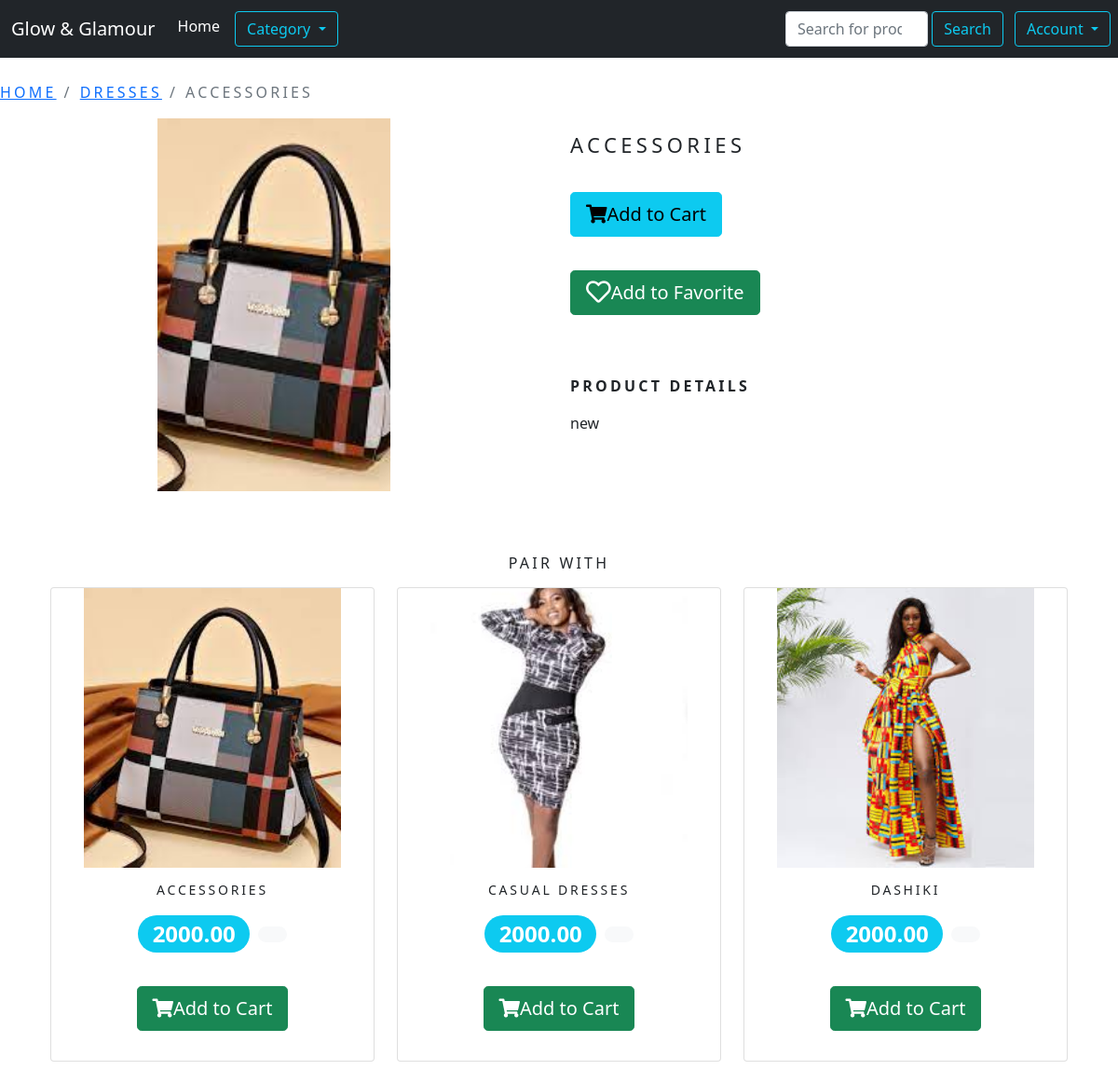
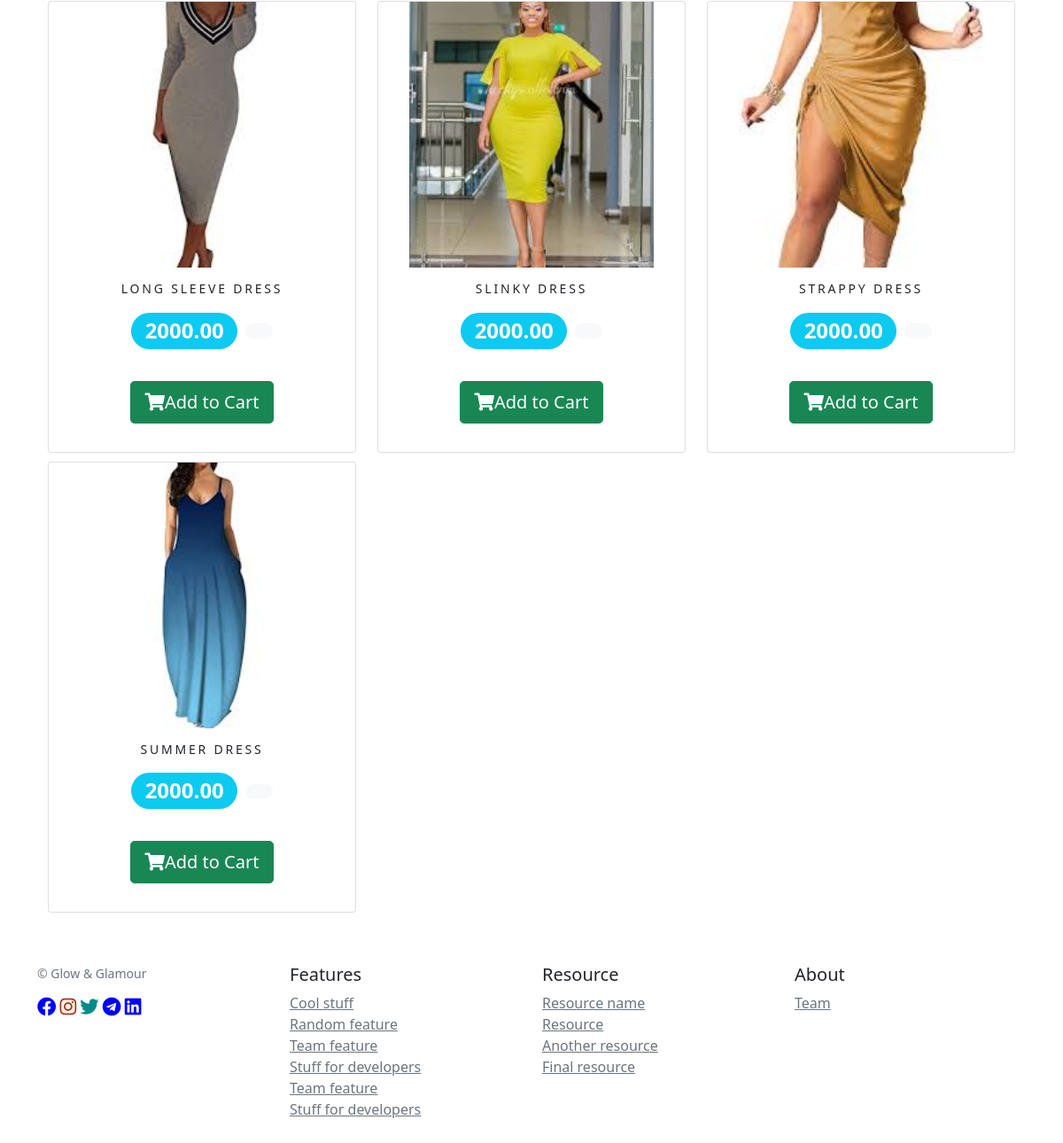
Screenshot of /shop/dresses/accessories/ with the database file from the repository (2 pictures, top to bottom).
### shop/models.py (models this page shows, shortened)
class Product(models.Model):
	pair_with = models.ManyToManyField("self",blank=True)
	name = models.CharField(max_length=250, unique=True,null=True)
	slug = models.SlugField(max_length=250, unique=True,null=True)
	description = models.TextField(blank=True,null=True)
	category = models.ForeignKey(Category, on_delete=models.CASCADE, null=True, blank=True)
	price = models.DecimalField(max_digits=10, decimal_places=2)
	discount=models.IntegerField(default="1")
	image = models.ImageField(upload_to='product', blank=True)
	stock = models.IntegerField(null=True)
	available = models.BooleanField(default=True,null=True)
	created = models.DateTimeField(auto_now=True,null=True)
	updated = models.DateTimeField(auto_now=True,null=True)
	favourite = models.ManyToManyField(User ,related_name='favourite',blank=True,null=True)
	class Meta:
		ordering = ('name',)
		verbose_name = 'product'
		verbose_name_plural = 'products'
	def get_url(self):
		return reverse('shop:ProdCatDetail', args=[self.category.slug, self.slug])

class Category(models.Model):
	name = models.CharField(max_length=250,unique=True,null=True)
	slug = models.SlugField(max_length=250,unique=True,null=True)
	image = models.ImageField(upload_to='product', blank=True)
	price = models.DecimalField(max_digits=10, decimal_places=2,null=True)
	description = models.TextField(blank=True)
	image = models.ImageField(upload_to='category',blank=True)
	class Meta:
		ordering = ('name',)
		verbose_name = 'category'
		verbose_name_plural = 'categories'
	def get_url(self):
		return reverse('shop:products_by_category', args=[self.slug])
	def __str__(self):
		return '{}'.format(self.name)

### shop/views.py (the view)
# urls.py: path('<slug:c_slug>/<slug:product_slug>/', views.ProdCatDetail, name='ProdCatDetail'), #view for product details
def ProdCatDetail(request, c_slug, product_slug):
    try:
        product = Product.objects.get(category__slug=c_slug, slug=product_slug)
        pair_with = product.pair_with.all()
        print(c_slug,product_slug)
        ctg= Category.objects.get(name=product.category)
        related_products = Product.objects.filter(category=ctg)
        context = {
            'ctg':ctg,
            'product':product,
            'related_products':related_products,
            "pair_with":pair_with,
        }
        print(product.pair_with, "is the product")
    except Exception as e:
        raise e
    return render(request, 'product.html', context)

### cart/context_processors.py (called while the page is built)
def counter(request): #Used to display no. of items in cart from navbar
	item_count = 0
	if 'admin' in request.path:
		return{}
	else:
		try:
			cart = Cart.objects.filter(cart_id=_cart_id(request))
			cart_items = CartItem.objects.all().filter(cart=cart[:1])
			for cart_item in cart_items:
				item_count += cart_item.quantity
		except Cart.DoesNotExist:
			item_count = 0
	return dict(item_count = item_count)

### cart/views.py (called while the page is built)
def _cart_id(request):
    cart = request.session.session_key
    if not cart:
        cart = request.session.create()
    return cart

### shop/context_processors.py (called while the page is built)
def menu_links(request):
	links = Category.objects.all()
	return dict(links=links)

### wish/context_processors.py (called while the page is built)
def counter(request):
	item_count = 0
	if 'admin' in request.path:
		return{}
	else:
		try:
			wish = Wish.objects.filter(wish_id=_wish_id(request))
			wish_items = WishItem.objects.all().filter(wish=wish[:1])
			for wish_item in wish_items:
				item_count += wish_item.quantity
		except Wish.DoesNotExist:
			item_count = 0
	return dict(item_count = item_count)

### wish/views.py (called while the page is built)
def _wish_id(request):
    wish = request.session.session_key
    if not wish:
        wish = request.session.create()
    return wish

### shop/templates/product.html (shortened to what this page needs)
{% extends "base.html" %}
{% load static %}
{% block content %}
	<div class="row my_prod_row_class">
		<nav aria-label="breadcrumb">
			<ol class="breadcrumb">
			  <li class="breadcrumb-item my_title" aria-current="page"><a href="{% url 'shop:allProdCat' %}">Home</a></li>
			  <li class="breadcrumb-item my_title" aria-current="page"><a href="{{ product.category.get_url }}">{{product.category}} </a></li>
			  <li class="breadcrumb-item active my_title" aria-current="page" >{{product.name}}</a></li>
			</ol>
		  </nav>
		<div class="container">
			<div class="row">
				<div class="col-12 col-sm-12 col-md-12 col-lg-6 text-center">
					<div style="min-width: 18rem">
						<img class="img" src="{{product.image.url}}" height="400px" width="250" alt="{{ product.name }}" class="d-block w-100" >
					</div>
				</div>
				<div class="col-12 col-sm-12 col-md-12 col-lg-6">
					<div>
						<h1 class="my_prod_title">{{product.name}}</h1>
						{% if product.stock <= 0 %}
						<p class="text-justify my_prod_text"><b>Out of Stock</b></p>
					    {% else %}
						<div class="row">
						<p><a class="btn btn-info btn-lg " href="{% url 'cart:add_cart' product.id %}"><i class="fas fa-shopping-cart"></i>Add to Cart</a></p>
						<form action="/" method="POST">
							<p><a class="btn btn-success btn-lg" type="submit" href="{% url 'wish:add_wish' product.id %}"><i class="far fa-heart fa-lg"></i>Add to Favorite</a></p>
						</form>
						</div>
					    {% endif %}
						<br>
						<br>
						<p class="my_title"><b>Product Details</b></p>
						<p class="text-justify my_prod_text">{{product.description}}</p>
					</div>
				</div>
			</div>
		</div>
	</div>
    <br>
	<br>
	<div>
		<h1 class="text-center my_title">Pair with</h1>
	</div>
    <div class="container">
		<div class="row mx-auto">
		{% for rel_product in related_products %}
		<div class="my_bottom_margin col-9 col-sm-12 col-md-4 col-md-12 col-lg-4">
			<div class="card text-center" style="min-width: 18rem;">
			<a href="{{ rel_product.get_url }}"><img class="img" src="{{rel_product.image.url}}" class="d-block w-100" alt="{{ rel_product.name }}" height="400px"></a>
			<div class="card-body">
			    <h4>{{rel_product.name}}</h4>
			    <p><h2><span class="badge rounded-pill bg-info">{{product.price}}</span> <span class="badge rounded-pill bg-light text-dark"><del>{{product.cut_through_price}}</del></span></h2></p>
			    {% if product.stock <= 0 %}
				<p class="text-justify my_prod_text"><b>Out of Stock</b></p>
			    {% else %}
				    <p><a class="btn btn-success btn-lg" href="{% url 'cart:add_cart' rel_product.id %}"><i class="fas fa-shopping-cart"></i>Add to Cart</a></p>
			    {% endif %}
			</div>
			</div>
		</div>
		{% endfor %}
		</div>
	</div>
{% include 'footer.html' %}
{% endblock %}

### accounts/templates/base.html (shortened to what this page needs)
<!doctype html>
<html lang="en">
  <head>
    {% load static %}
    <link rel="stylesheet" href="{% static 'css/custom.css' %}">
    <link href="https://cdn.jsdelivr.net/npm/bootstrap@5.0.0-beta2/dist/css/bootstrap.min.css" rel="stylesheet">
    <link rel="stylesheet" href="https://cdnjs.cloudflare.com/ajax/libs/font-awesome/5.15.2/css/all.css" />
  </head>
  <body>
    {% include 'navbar.html' %}
    {% block content %}
    {% endblock %}
  </body>
</html>

### accounts/templates/navbar.html (shortened to what this page needs)
{% load static %}
    <header>
      <nav class="navbar navbar-expand-md navbar-dark fixed-top bg-dark">
        <div class="container-fluid">
          <a class="navbar-brand" href="/">Glow & Glamour</a>
          <div class="collapse navbar-collapse" id="navbarCollapse">
            <ul class="navbar-nav me-auto mb-2 mb-md-0">
              <li class="nav-item">
                <a class="nav-link active" aria-current="page" href="{% url 'shop:allProdCat' %}">Home</a>
              </li>
              <li class="nav-item">
                <button type="button" class="btn btn-outline-info dropdown-toggle my-1 mx-2" data-bs-toggle="dropdown" id="dropdownMenuButton2" data-bs-display="static" aria-expanded="false">
                  Category
                </button>
              </li>
            </ul>
          </div>
        </div>
        <form class="d-flex" action="{% url 'search_app:searchResult' %}" method="get">
          <input class="form-control  my-1" type="search" placeholder="Search for products, brands and more" aria-label="Search" name="q">
          <button class="btn btn-outline-info my-1 mx-1" type="submit">Search</button>
        </form>
    {% if request.user.is_authenticated and request.user.username %}
    <button type="button" class="btn btn-outline-info dropdown-toggle my-1 mx-2" id="accountname" name="accountname" data-bs-toggle="dropdown" data-bs-display="static" aria-expanded="false">
        {{request.user.username}}
    </button>
    <ul class="dropdown-menu dropdown-menu dropdown-menu-end">
      <li><a href="{% url 'wish:wish_detail' %}"><button class="dropdown-item" type="button">Wishlist  <i class="far fa-heart"></i></button></a></li>
      <li><a href="{% url 'cart:cart_detail' %}"><button class="dropdown-item" type="button">My Cart   <i class="fas fa-shopping-cart"></i></button></a></li>
      <li><a href="{% url 'order:order_history' %}"><button class="dropdown-item" type="button">My Orders  <i class="fas fa-shipping-fast"></i></button></a></li>
      <li><a href="{% url 'forget_password' %}"><button class="dropdown-item" type="button">Password Reset  <i class="fas fa-user-alt"></i></button></a></li>
      <li><a href="{% url 'signout' %}"><button class="dropdown-item" type="button">Logout  <i class="fas fa-sign-out-alt"></i></button></a></li>
    </ul>
    {% else %}
    <button type="button" class="btn btn-outline-info dropdown-toggle my-1 mx-2" data-bs-toggle="dropdown" data-bs-display="static" aria-expanded="false">
      Account
     </button>
    {% endif %}
  </nav>
</header>
<br>
<br>
<br>

### accounts/templates/footer.html (shortened to what this page needs)
{% load static %}
  <footer class="container py-5">
    <div class="row">
      <div class="col-12 col-md">
        <small class="d-block mb-3 text-muted">&copy; Glow & Glamour</small>
       <a href="#" ><i class="fab fa-facebook fa-lg" style="color: blue; background-color: white;"></i></a>
       <a href="#" ><i class="fab fa-instagram fa-lg" style="color: brown; background-color: cornsilk;"></i></a>
       <a href="#" ><i class="fab fa-twitter fa-lg" style="color: darkcyan;"></i></a>
       <a href="#" ><i class="fab fa-telegram fa-lg" style="color: blue;"></i></a>
       <a href="#" ><i class="fab fa-linkedin fa-lg" style="color: blue; background-color: white;"></i></a>
      </div>
      <div class="col-6 col-md">
        <h5>Features</h5>
        <ul class="list-unstyled text-small">
          <li><a class="link-secondary" href="#">Cool stuff</a></li>
          <li><a class="link-secondary" href="#">Random feature</a></li>
          <li><a class="link-secondary" href="#">Team feature</a></li>
          <li><a class="link-secondary" href="#">Stuff for developers</a></li>
          <li><a class="link-secondary" href="#">Team feature</a></li>
          <li><a class="link-secondary" href="#">Stuff for developers</a></li>
        </ul>
      </div>
      <div class="col-6 col-md">
        <h5>Resource</h5>
        <ul class="list-unstyled text-small">
          <li><a class="link-secondary" href="#">Resource name</a></li>
          <li><a class="link-secondary" href="#">Resource</a></li>
          <li><a class="link-secondary" href="#">Another resource</a></li>
          <li><a class="link-secondary" href="#">Final resource</a></li>
        </ul>
      </div>
      <div class="col-6 col-md">
        <h5>About</h5>
        <ul class="list-unstyled text-small">
          <li><a class="link-secondary" href="#">Team</a></li>
         </ul>
      </div>
    </div>
  </footer>

### static/css/custom.css (style rules this page uses)
.my_title { font-size: 16px; text-transform: uppercase; letter-spacing: .2em; }
.my_bottom_margin { margin-bottom: 10px; }
.card img { height:300px; width:276px; }
.card-body h4 { font-size: 14px; text-transform: uppercase; letter-spacing: .2em; }
.my_prod_row_class { padding-top: 15px; padding-bottom: 20px; }
.my_prod_title { font-size: 22px; text-transform: uppercase; letter-spacing: .2em; padding-top: 15px; padding-bottom: 10px; }
.my_prod_text { padding-right: 20px; }
html,body { height: 100%; }
form { font-size: 14px; }
.btn { font-size: 14px; margin-top:20px; }
* { box-sizing: border-box; }
html { overflow-x: hidden; }

### shop/templates/product.html (style rules this page uses)
.img { object-fit: cover; }

### rows the page displays
Product: category "DRESSES", name "ACCESSORIES", image (picture), description "new", price "2000.00", stock "Add to Cart"
Product: image (picture), name "CASUAL DRESSES"
Product: image (picture), name "DASHIKI"
Product: image (picture), name "LONG SLEEVE DRESS"
Product: image (picture), name "SLINKY DRESS"
Product: image (picture), name "STRAPPY DRESS"
Product: image (picture), name "SUMMER DRESS"
